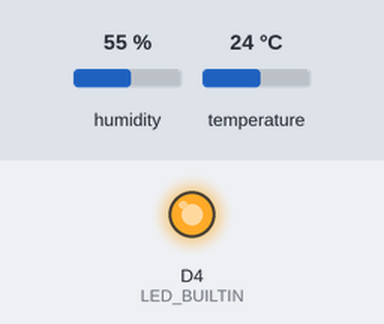
A sketch run on a simulated ESP8266 (NodeMCU). Parts: output pins drawn as LEDs (lit = HIGH, except the on-board LED, lit = LOW). Inputs (shaded band) come from the test bench; at power-on: humidity 55 %, temperature 24 °C. WiFi joins after 1.5 s; servers stay silent unless stated; no MQTT or app messages arrive unless stated; what the sketch prints to the serial monitor is not drawn.

Above: at 1.81 s.
At 4.9 s:
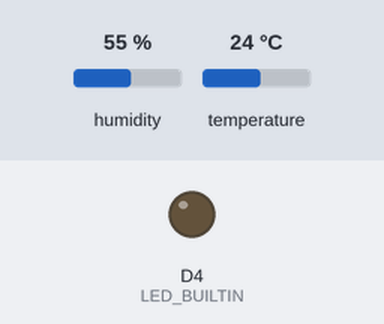
Timing chart, 0 to 9.2 s (numbered marks = the images above):
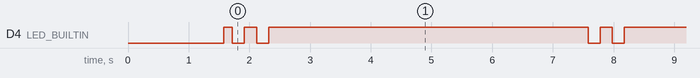

Measured:
- by itself, D4 (LED_BUILTIN): repeats every 5.9 s: LOW 0.20 s, HIGH 0.20 s, LOW 0.20 s, HIGH 5.3 s
- by itself, everything shown: repeats every 5.9 s, in 4 steps

The sketch:

temperatura_com_mqtt_funcionando.ino
```cpp
#include <ESP8266WiFi.h>
#include <PubSubClient.h>
#include "DHT.h"

//DHT Area
#define DHTPIN D5 // pin do DHT que conecta
#define DHTTYPE DHT22 // versão do DHTset the DHT version
DHT dht(DHTPIN, DHTTYPE); // Declara o objeto DHT
int t,h; //variaveis para temperatura e humidade

//Wifi area
const char* ssid = "2.4G PAMELA"; // nome da rede wifi
const char* password = "393545339"; // senha da rede wifi
const char* mqtt_broker = "mqtt.eclipseprojects.io"; // MQTT Broker utilizado
WiFiClient nodemcuClient;
PubSubClient client(nodemcuClient);

void setup() {
  Serial.begin(9600);
  dht.begin(); // inicializa o dht
  Serial.println("\n\n***************************************");
  Serial.println(" Iniciacizando o termometro IoT ...");
  wifi_connect();
  client.setServer(mqtt_broker,1883); // MQTT server e porta
  pinMode(LED_BUILTIN, OUTPUT); //
}

void loop() {
  if (!client.connected()) {
    reconnect_MQTT();
  }
  DHT_readings();
  publish_MQTT();
  delay(5000);
}

//função estabelece conexao com rede wifi
void wifi_connect(){
  delay(10);
  Serial.print("Connecting to ");
  Serial.println(ssid);
  WiFi.mode(WIFI_STA);
  WiFi.begin(ssid, password);
  while (WiFi.status() != WL_CONNECTED) {
    delay(500);
    Serial.print(".");
  }
  Serial.println("");
  Serial.println("WiFi connected");
  Serial.println("IP address: ");
  Serial.println(WiFi.localIP());
  digitalWrite(LED_BUILTIN,HIGH);
  Serial.println("***************************************\n\n");
}

//reestabelece conexao com MQTT broker
void reconnect_MQTT(){
  while (!client.connected()) {
    client.connect("IoT_Termometer");
    Serial.println("Reconnecting MQTT...");
  }
}

// Função para ler temperatura e exibir resultados
void DHT_readings(){
  // Reading temperature or humidity takes about 250 milliseconds!
  h = dht.readHumidity();
  // Read temperature as Celsius (the default)
  t = dht.readTemperature();
  // Read temperature as Fahrenheit (isFahrenheit = true)
  //float f = dht.readTemperature(true);

  // verifica se a leitura deu errada, exibe mensagem e tenta novamente
  if (isnan(h) || isnan(t)) {
    Serial.println(F("Failed to read from DHT sensor!"));
    return;
  }

}

// Função publish readings no MQTT
void publish_MQTT(){
  // persiste informação no topico
  client.publish("lab/temp", String(t).c_str(), true); // pode alterar o topico
  client.publish("lab/humid", String(h).c_str(), true); // pode alterar o topico

  // imprime as mensagens e leituras
  Serial.println("\n---------------------------------------");
  Serial.println("Leitura de Temperatura e Humidade: \n");
  Serial.print(F("Humidade: "));
  Serial.print(h);
  Serial.print(F("%  Temperatura: "));
  Serial.print(t);
  Serial.println(F("°C "));

  // exibe a publicação com sucesso no topic mqtt
  digitalWrite(LED_BUILTIN, LOW);
  delay(200);
  digitalWrite(LED_BUILTIN, HIGH);
  delay(200);
  digitalWrite(LED_BUILTIN, LOW);
  delay(200);
  digitalWrite(LED_BUILTIN, HIGH);
  delay(200);
}
```
